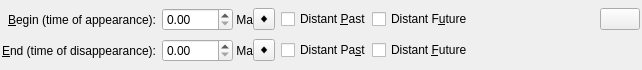
<ui version="4.0" >
 <class>EditTimePeriodWidget</class>
 <widget class="QWidget" name="EditTimePeriodWidget" >
  <property name="geometry" >
   <rect>
    <x>0</x>
    <y>0</y>
    <width>642</width>
    <height>70</height>
   </rect>
  </property>
  <property name="windowTitle" >
   <string>Form</string>
  </property>
  <layout class="QGridLayout" >
   <property name="verticalSpacing" >
    <number>2</number>
   </property>
   <property name="margin" >
    <number>2</number>
   </property>
   <item row="0" column="0" >
    <widget class="QLabel" name="label_begin_time" >
     <property name="text" >
      <string>&amp;Begin (time of appearance):</string>
     </property>
     <property name="alignment" >
      <set>Qt::AlignRight|Qt::AlignTrailing|Qt::AlignVCenter</set>
     </property>
     <property name="buddy" >
      <cstring>spinbox_time_of_appearance</cstring>
     </property>
    </widget>
   </item>
   <item row="0" column="1" >
    <layout class="QHBoxLayout" >
     <item>
      <widget class="QDoubleSpinBox" name="spinbox_time_of_appearance" >
       <property name="maximum" >
        <double>9999.000000000000000</double>
       </property>
       <property name="value" >
        <double>0.000000000000000</double>
       </property>
      </widget>
     </item>
     <item>
      <widget class="QLabel" name="label_ma_1" >
       <property name="sizePolicy" >
        <sizepolicy vsizetype="Preferred" hsizetype="Preferred" >
         <horstretch>0</horstretch>
         <verstretch>0</verstretch>
        </sizepolicy>
       </property>
       <property name="text" >
        <string> Ma</string>
       </property>
      </widget>
     </item>
     <item>
      <widget class="QToolButton" name="button_begin_time_now" >
       <property name="sizePolicy" >
        <sizepolicy vsizetype="Fixed" hsizetype="Fixed" >
         <horstretch>0</horstretch>
         <verstretch>0</verstretch>
        </sizepolicy>
       </property>
       <property name="maximumSize" >
        <size>
         <width>22</width>
         <height>22</height>
        </size>
       </property>
       <property name="toolTip" >
        <string>Set to the current reconstruction time</string>
       </property>
       <property name="text" >
        <string>◆</string>
       </property>
      </widget>
     </item>
    </layout>
   </item>
   <item row="0" column="2" >
    <layout class="QHBoxLayout" >
     <item>
      <widget class="QCheckBox" name="checkbox_appearance_is_distant_past" >
       <property name="text" >
        <string>Distant &amp;Past</string>
       </property>
      </widget>
     </item>
     <item>
      <widget class="QCheckBox" name="checkbox_appearance_is_distant_future" >
       <property name="text" >
        <string>Distant F&amp;uture</string>
       </property>
      </widget>
     </item>
     <item>
      <spacer name="horizontalSpacer" >
       <property name="orientation" >
        <enum>Qt::Horizontal</enum>
       </property>
       <property name="sizeHint" stdset="0" >
        <size>
         <width>40</width>
         <height>20</height>
        </size>
       </property>
      </spacer>
     </item>
     <item>
      <widget class="QPushButton" name="button_help" >
       <property name="sizePolicy" >
        <sizepolicy vsizetype="Fixed" hsizetype="Fixed" >
         <horstretch>0</horstretch>
         <verstretch>0</verstretch>
        </sizepolicy>
       </property>
       <property name="toolTip" >
        <string>What does this mean?</string>
       </property>
       <property name="text" >
        <string/>
       </property>
       <property name="icon" >
        <iconset resource="../qt-resources/qt_widgets.qrc" >
         <normaloff>:/human_help_browser_16.png</normaloff>:/human_help_browser_16.png</iconset>
       </property>
      </widget>
     </item>
    </layout>
   </item>
   <item row="1" column="0" >
    <widget class="QLabel" name="label_end_time" >
     <property name="text" >
      <string>&amp;End (time of disappearance):</string>
     </property>
     <property name="alignment" >
      <set>Qt::AlignRight|Qt::AlignTrailing|Qt::AlignVCenter</set>
     </property>
     <property name="buddy" >
      <cstring>spinbox_time_of_disappearance</cstring>
     </property>
    </widget>
   </item>
   <item row="1" column="1" >
    <layout class="QHBoxLayout" >
     <item>
      <widget class="QDoubleSpinBox" name="spinbox_time_of_disappearance" >
       <property name="maximum" >
        <double>9999.000000000000000</double>
       </property>
      </widget>
     </item>
     <item>
      <widget class="QLabel" name="label_ma_2" >
       <property name="sizePolicy" >
        <sizepolicy vsizetype="Preferred" hsizetype="Preferred" >
         <horstretch>0</horstretch>
         <verstretch>0</verstretch>
        </sizepolicy>
       </property>
       <property name="text" >
        <string> Ma</string>
       </property>
      </widget>
     </item>
     <item>
      <widget class="QToolButton" name="button_end_time_now" >
       <property name="sizePolicy" >
        <sizepolicy vsizetype="Fixed" hsizetype="Fixed" >
         <horstretch>0</horstretch>
         <verstretch>0</verstretch>
        </sizepolicy>
       </property>
       <property name="maximumSize" >
        <size>
         <width>22</width>
         <height>22</height>
        </size>
       </property>
       <property name="toolTip" >
        <string>Set to the current reconstruction time</string>
       </property>
       <property name="text" >
        <string>◆</string>
       </property>
      </widget>
     </item>
    </layout>
   </item>
   <item row="1" column="2" >
    <layout class="QHBoxLayout" >
     <item>
      <widget class="QCheckBox" name="checkbox_disappearance_is_distant_past" >
       <property name="text" >
        <string>Distant Pa&amp;st</string>
       </property>
      </widget>
     </item>
     <item>
      <widget class="QCheckBox" name="checkbox_disappearance_is_distant_future" >
       <property name="text" >
        <string>Distant &amp;Future</string>
       </property>
      </widget>
     </item>
     <item>
      <spacer>
       <property name="orientation" >
        <enum>Qt::Horizontal</enum>
       </property>
       <property name="sizeHint" stdset="0" >
        <size>
         <width>16</width>
         <height>16</height>
        </size>
       </property>
      </spacer>
     </item>
    </layout>
   </item>
  </layout>
 </widget>
 <resources>
  <include location="../qt-resources/qt_widgets.qrc" />
 </resources>
 <connections/>
</ui>
